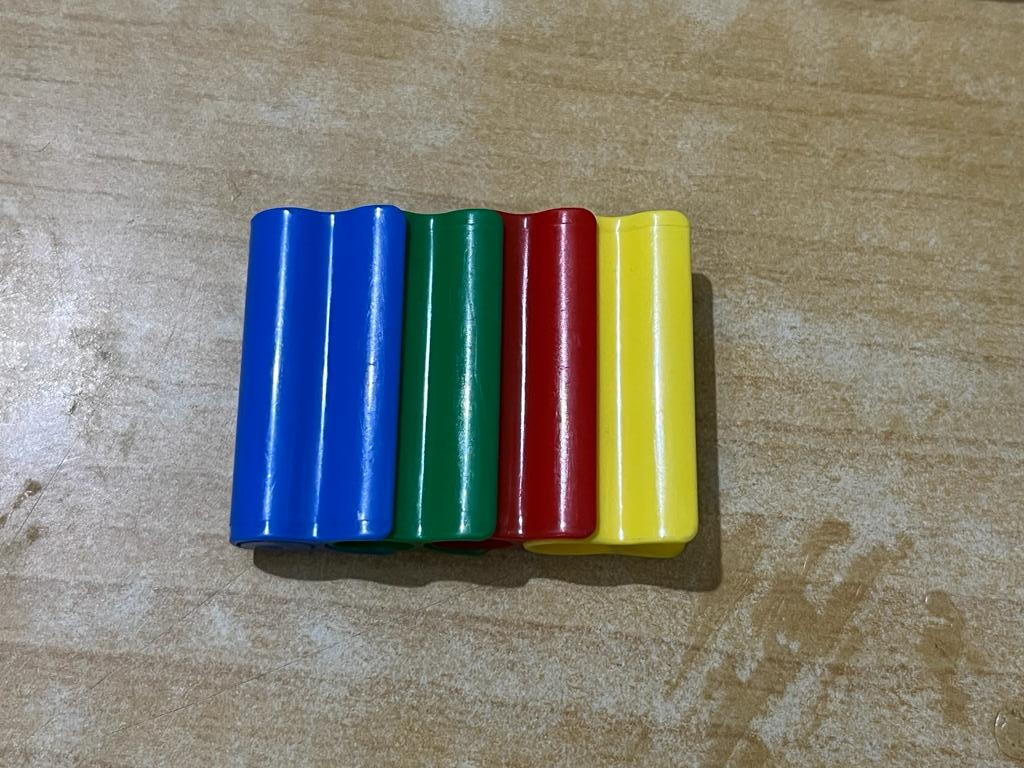
#> input picture Colors.jpeg, 1024 x 768 px, given in place of the camera
$ python Virtual_Paint.py
#> lines starting #> are read from the running program, lines starting #| are printed output that depends on the picture; after the words box and inside, x2 and y2 are one past the last pixel; in counts of white or black regions, pixels touching at a corner belong together
#> further down, img is the input picture: shape (768, 1024, 3); mean B, G, R 117.7, 129, 131.2
import cv2
import numpy as np

frameWidth = 640
frameHeight = 480
cap = cv2.VideoCapture(1)
cap.set(3,frameWidth)
cap.set(4,frameHeight)
cap.set(10,150)

myColors = [[50,200,255,179,255,255], #Blue
            [60,50,110,100,255,255],  #Green
            [0,180,140,10,255,255],   #Red
            [20,165,240,50,255,255]]  #Yellow

myColorValues = [[255,128,0],
                 [0,153,0],
                 [0,0,204],
                 [0,255,255]]

myPoints = []  ## [x, y, colorId]


def findColor(img,myColors,myColorValues):
    imgHSV = cv2.cvtColor(img, cv2.COLOR_BGR2HSV)
#> imgHSV: shape (768, 1024, 3); mean H, S, V 41.5, 78.2, 145.7
    count = 0
    newPoints = []
    for color in myColors:
        lower = np.array(color[0:3])
        upper = np.array(color[3:6])
        mask = cv2.inRange(imgHSV, lower, upper)
        x,y = getContours(mask)
        cv2.circle(imgResult,(x,y),10,myColorValues[count],cv2.FILLED)
        if x!=0 and y!=0:
            newPoints.append([x,y,count])
        count += 1
#> this loop made 4 passes
#> (x, y) on passes 1 to 4: (0, 0), (466, 212), (0, 0), (0, 0)
#> pass 2, in findColor, `mask = cv2.inRange(imgHSV, lower, upper)`:
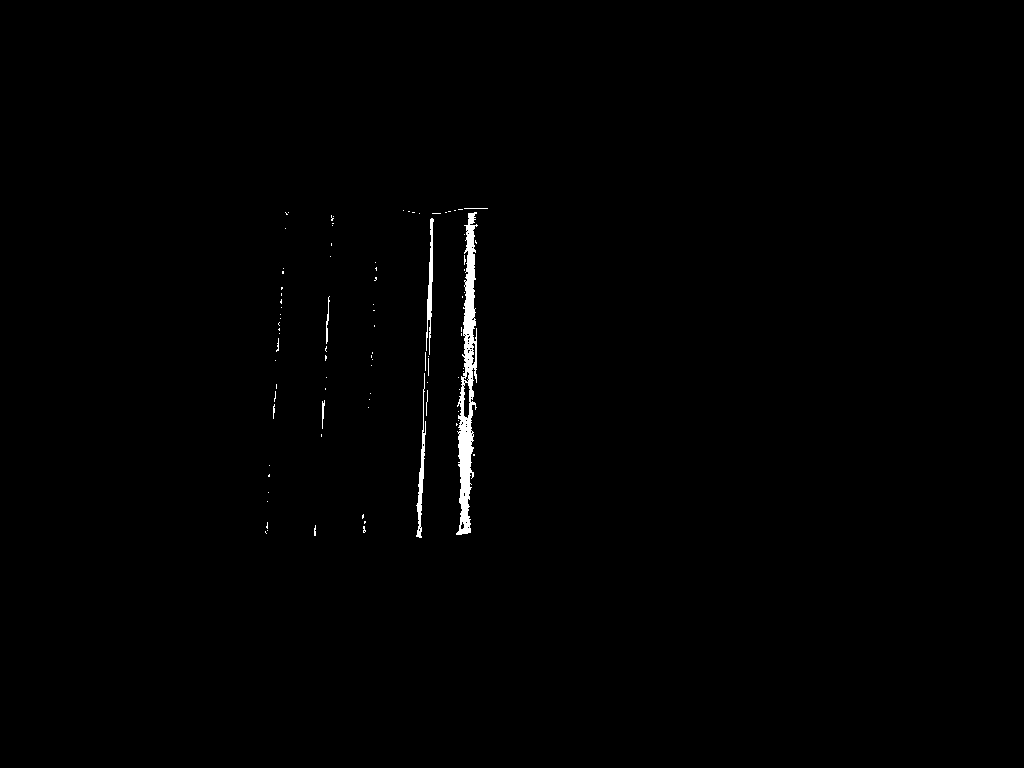
#> mask: shape (768, 1024); 0.59% white; 90 white regions (81 under 20 px), largest, box (x1, y1, x2, y2) and area: (456, 212, 478, 535) 3178, (416, 373, 426, 538) 470, (426, 218, 434, 355) 450
#> after the loop:
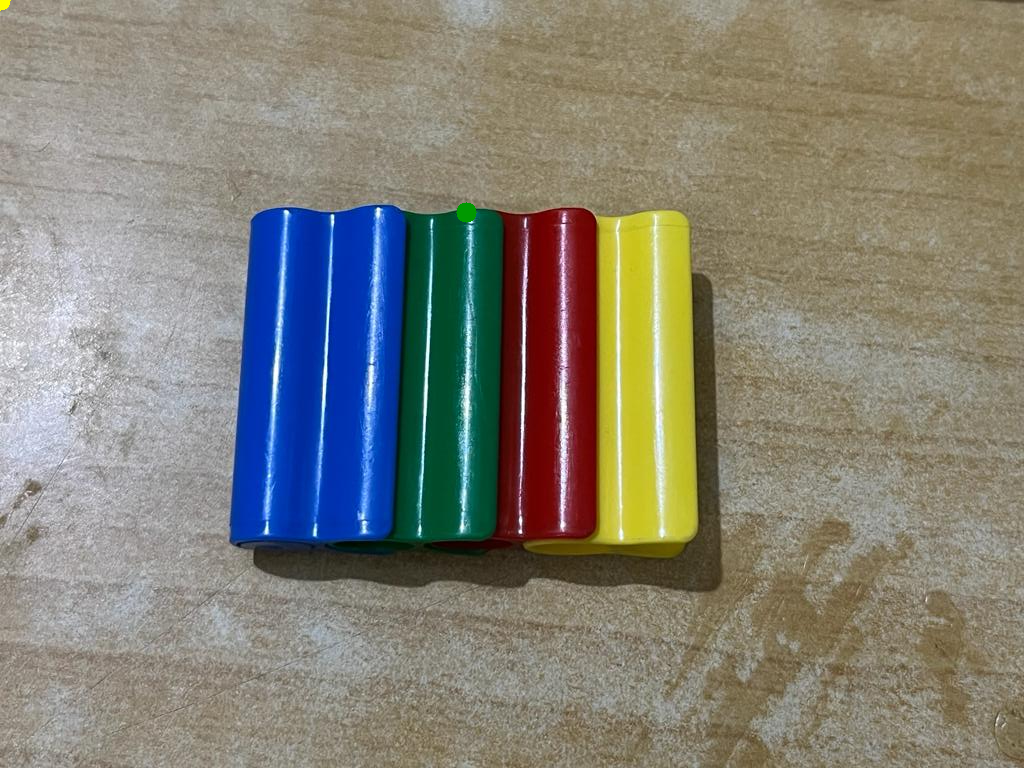
#> imgResult: shape (768, 1024, 3); 0.05% of pixels changed, all inside (x1, y1, x2, y2) = (0, 0, 477, 223)
#> after the loop, count = 4; newPoints = [[466, 212, 1]]
        # cv2.imshow(str(color[0]),mask)
    return newPoints

def getContours(img):
    contours,hierarchy = cv2.findContours(img,cv2.RETR_EXTERNAL,cv2.CHAIN_APPROX_NONE)
    x,y,w,h = 0,0,0,0
    for cnt in contours:
        area = cv2.contourArea(cnt)
        if area>500:
            # cv2.drawContours(imgResult, cnt, -1, (255, 0, 0), 3)
            peri = cv2.arcLength(cnt,True)
            approx = cv2.approxPolyDP(cnt,0.02*peri,True)
            x, y, w, h = cv2.boundingRect(approx)
    return x+w//2,y

def drawOnCanvas(myPoints,myColorValues):
    for point in myPoints:
        cv2.circle(imgResult, (point[0], point[1]), 5, myColorValues[point[2]], cv2.FILLED)

while True:
    success, img = cap.read()
    imgResult = img.copy()
    newPoints  = findColor(img, myColors, myColorValues)
#> newPoints = [[466, 212, 1]]
    if len(newPoints)!=0:
        for newP in newPoints:
            myPoints.append(newP)
#> this loop made 1 pass
#> after the loop, myPoints = [[466, 212, 1]]
    if len(myPoints)!=0:
        drawOnCanvas(myPoints,myColorValues)
#> the loop in drawOnCanvas, `for point in myPoints:` made 1 pass

    cv2.imshow("Result",imgResult)
    if cv2.waitKey(1) & 0xFF == ord('q'):
#> (key q is pressed here)
        break
